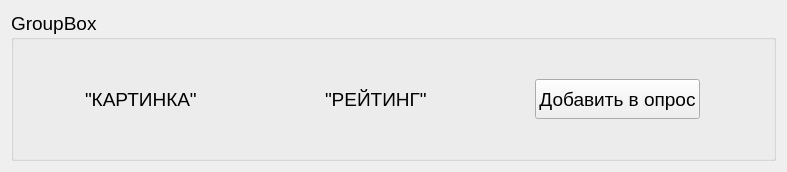
<?xml version="1.0" encoding="UTF-8"?>
<ui version="4.0">
 <class>MovieWidget</class>
 <widget class="QWidget" name="MovieWidget">
  <property name="geometry">
   <rect>
    <x>0</x>
    <y>0</y>
    <width>787</width>
    <height>168</height>
   </rect>
  </property>
  <property name="sizePolicy">
   <sizepolicy hsizetype="Preferred" vsizetype="Minimum">
    <horstretch>0</horstretch>
    <verstretch>0</verstretch>
   </sizepolicy>
  </property>
  <property name="font">
   <font>
    <family>Arial</family>
    <pointsize>14</pointsize>
   </font>
  </property>
  <property name="windowTitle">
   <string>Form</string>
  </property>
  <layout class="QVBoxLayout" name="verticalLayout">
   <item>
    <widget class="QGroupBox" name="groupBox">
     <property name="sizePolicy">
      <sizepolicy hsizetype="Preferred" vsizetype="Fixed">
       <horstretch>0</horstretch>
       <verstretch>0</verstretch>
      </sizepolicy>
     </property>
     <property name="minimumSize">
      <size>
       <width>0</width>
       <height>150</height>
      </size>
     </property>
     <property name="styleSheet">
      <string notr="true"/>
     </property>
     <property name="title">
      <string>GroupBox</string>
     </property>
     <layout class="QHBoxLayout" name="horizontalLayout">
      <item>
       <widget class="QLabel" name="label_picture">
        <property name="sizePolicy">
         <sizepolicy hsizetype="Fixed" vsizetype="Preferred">
          <horstretch>0</horstretch>
          <verstretch>0</verstretch>
         </sizepolicy>
        </property>
        <property name="text">
         <string>&quot;КАРТИНКА&quot;</string>
        </property>
       </widget>
      </item>
      <item>
       <spacer name="horizontalSpacer">
        <property name="orientation">
         <enum>Qt::Horizontal</enum>
        </property>
        <property name="sizeType">
         <enum>QSizePolicy::Fixed</enum>
        </property>
        <property name="sizeHint" stdset="0">
         <size>
          <width>60</width>
          <height>20</height>
         </size>
        </property>
       </spacer>
      </item>
      <item>
       <widget class="QLabel" name="label_rating">
        <property name="sizePolicy">
         <sizepolicy hsizetype="Fixed" vsizetype="Preferred">
          <horstretch>0</horstretch>
          <verstretch>0</verstretch>
         </sizepolicy>
        </property>
        <property name="text">
         <string>&quot;РЕЙТИНГ&quot;</string>
        </property>
       </widget>
      </item>
      <item>
       <spacer name="horizontalSpacer_2">
        <property name="orientation">
         <enum>Qt::Horizontal</enum>
        </property>
        <property name="sizeType">
         <enum>QSizePolicy::Fixed</enum>
        </property>
        <property name="sizeHint" stdset="0">
         <size>
          <width>40</width>
          <height>20</height>
         </size>
        </property>
       </spacer>
      </item>
      <item>
       <widget class="QPushButton" name="btn_add_to_quiz">
        <property name="sizePolicy">
         <sizepolicy hsizetype="Fixed" vsizetype="Fixed">
          <horstretch>0</horstretch>
          <verstretch>0</verstretch>
         </sizepolicy>
        </property>
        <property name="minimumSize">
         <size>
          <width>40</width>
          <height>40</height>
         </size>
        </property>
        <property name="text">
         <string>Добавить в опрос</string>
        </property>
       </widget>
      </item>
     </layout>
    </widget>
   </item>
  </layout>
 </widget>
 <resources/>
 <connections/>
</ui>
